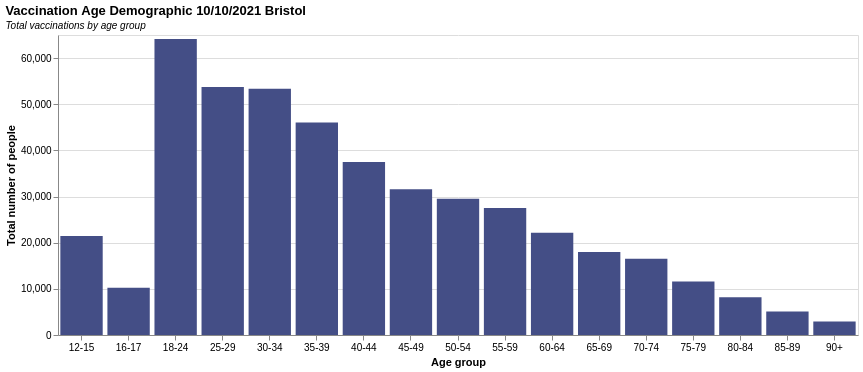

This figure's Vega-Lite source:
### Vega-Lite specification from a JSON file in a GitHub repository (floating-point values rounded to 4 significant figures)
{"$schema": "https://vega.github.io/schema/vega-lite/v5.json", "description": "Vaccination Age Demographic 10/10/2021", "title": {"text": "Vaccination Age Demographic 10/10/2021 Bristol", "subtitle": "Total vaccinations by age group", "subtitleFontStyle": "italic", "subtitleFontSize": 10, "anchor": "start", "color": "black"}, "height": 300, "width": 800, "data": {"values": [{"a": "12-15", "b": 21429}, {"a": "16-17", "b": 10246}, {"a": "18-24", "b": 64118}, {"a": "25-29", "b": 53733}, {"a": "30-34", "b": 53347}, {"a": "35-39", "b": 46028}, {"a": "40-44", "b": 37477}, {"a": "45-49", "b": 31558}, {"a": "50-54", "b": 29502}, {"a": "55-59", "b": 27535}, {"a": "60-64", "b": 22133}, {"a": "65-69", "b": 17964}, {"a": "70-74", "b": 16541}, {"a": "75-79", "b": 11597}, {"a": "80-84", "b": 8170}, {"a": "85-89", "b": 5082}, {"a": "90+", "b": 2911}]}, "mark": {"type": "bar", "color": "#444e86"}, "encoding": {"x": {"field": "a", "title": "Age group", "type": "nominal", "axis": {"labelAngle": 0}}, "y": {"field": "b", "title": "Total number of people", "type": "quantitative"}}}
